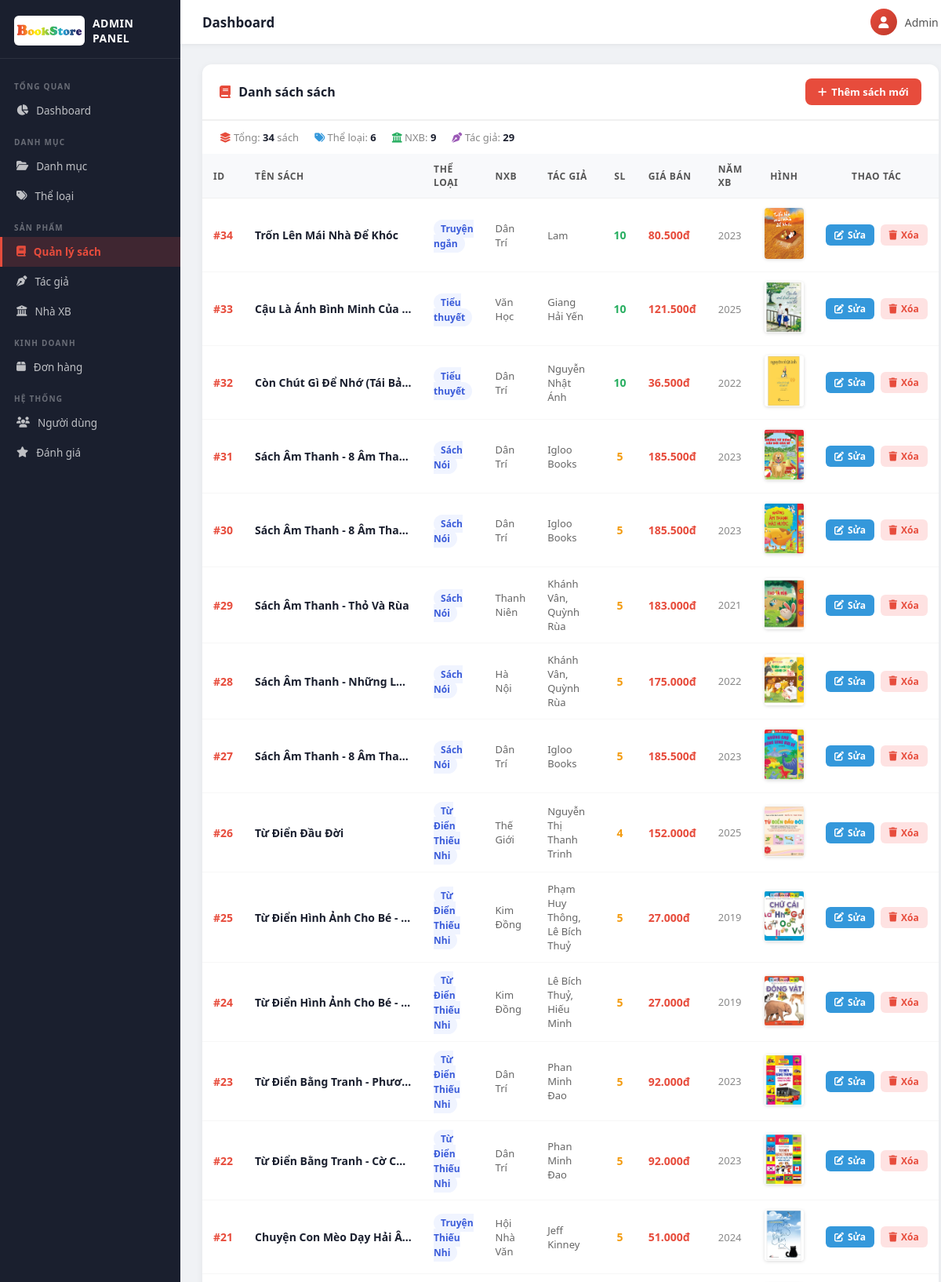
The app's page /index.php?controller=AdminBook&action=index (signed in, upper part) with its own data.
### tables this page shows
CREATE TABLE `sach` (
  `IDSach` int(11) NOT NULL,
  `TenSach` varchar(200) NOT NULL,
  `IDTheLoai` int(11) NOT NULL,
  `IDNXB` int(11) NOT NULL,
  `IDTacGia` int(11) NOT NULL,
  `GiaBan` decimal(12,2) NOT NULL,
  `SoLuong` int(11) NOT NULL,
  `MoTa` text DEFAULT NULL,
  `HinhAnh` varchar(255) DEFAULT NULL,
  `SoTrang` int(11) DEFAULT NULL,
  `NamXB` int(11) DEFAULT NULL,
  `NgayNhap` datetime DEFAULT current_timestamp()
);

CREATE TABLE `theloai` (
  `IDTheLoai` int(11) NOT NULL,
  `TenTheLoai` varchar(100) NOT NULL,
  `IDDanhMuc` int(11) NOT NULL
);

CREATE TABLE `nhaxuatban` (
  `IDNXB` int(11) NOT NULL,
  `TenNXB` varchar(150) NOT NULL,
  `DiaChi` varchar(255) DEFAULT NULL,
  `DienThoai` varchar(15) DEFAULT NULL
);

CREATE TABLE `tacgia` (
  `IDTacGia` int(11) NOT NULL,
  `TenTacGia` varchar(150) NOT NULL,
  `TieuSu` text DEFAULT NULL
);

### controller/AdminBook.php (called while the page is built, shortened)
<?php
require_once "model/ModelAdmin.php";
class AdminBook {
    private $model;
    public function __construct() {
        $this->model = new ModelAdmin();
    }
    public function index() {
        $sachs    = $this->model->getAllSach();
        $theloais = $this->model->getAllTheloai();
        $nxbs     = $this->model->getAllNXB();
        $tacgias  = $this->model->getAllTacgia();
        require_once "view/admin/book/index.php";
    }
}

### view/admin/route.php (called while the page is built, shortened)
<?php
switch ($controller) {
    case 'AdminBook':
        $controller = new AdminBook();
        break;
}
$controller->{$action}();

### model/ModelAdmin.php (called while the page is built, shortened)
<?php
class ModelAdmin extends MasterModel {
    public function getAllSach() {
        $sql = "SELECT sach.*, theloai.TenTheLoai, nhaxuatban.TenNXB, tacgia.TenTacGia
                FROM sach
                LEFT JOIN theloai    ON sach.IDTheLoai = theloai.IDTheLoai
                LEFT JOIN nhaxuatban ON sach.IDNXB     = nhaxuatban.IDNXB
                LEFT JOIN tacgia     ON sach.IDTacGia  = tacgia.IDTacGia
                ORDER BY sach.IDSach DESC";
        return $GLOBALS["connect"]->getList($sql)->fetchAll();
    }
    public function getAllTheloai() {
        $sql = "SELECT theloai.*, danhmuc.TenDanhMuc
                FROM theloai JOIN danhmuc ON theloai.IDDanhMuc=danhmuc.IDDanhMuc
                ORDER BY theloai.IDDanhMuc, theloai.IDTheLoai";
        return $GLOBALS["connect"]->getList($sql)->fetchAll();
    }
    public function getAllTacgia() {
        return $GLOBALS["connect"]->getList("SELECT * FROM tacgia ORDER BY IDTacGia DESC")->fetchAll();
    }
    public function getAllNXB() {
        return $GLOBALS["connect"]->getList("SELECT * FROM nhaxuatban ORDER BY IDNXB ASC")->fetchAll();
    }
}

### config/db.php (called while the page is built, shortened)
<?php
class connect {
    public $db = null;
    public function __construct()
    {
        $this->db = new PDO("mysql:host=localhost;dbname=bansach", "root", "", [
            PDO::MYSQL_ATTR_INIT_COMMAND => "SET NAMES UTF8"
        ]);
    }
    public function getList($sql) {
        return $this->db->query($sql);
    }
}

### view/admin/book/index.php (the view, shortened to what this page needs)
<div class="admin-table-wrap">
    <div class="admin-table-header">
        <h3><i class="fa-solid fa-book" style="color:#e74c3c;margin-right:6px;"></i> Danh sách sách</h3>
        <a href="index.php?controller=AdminBook&action=add" class="btn-add">
            <i class="fa-solid fa-plus"></i> Thêm sách mới
        </a>
    </div>
    <?php if (!empty($sachs)): ?>
    <div style="padding:12px 22px; border-top:1px solid #f0f0f0; font-size:13px; color:#888; display:flex; gap:20px;">
        <span><i class="fa-solid fa-layer-group" style="color:#e74c3c;"></i> Tổng: <b style="color:#1a1f2e;"><?php echo count($sachs); ?></b> sách</span>
        <span><i class="fa-solid fa-tags" style="color:#3498db;"></i> Thể loại: <b style="color:#1a1f2e;"><?php echo count($theloais); ?></b></span>
        <span><i class="fa-solid fa-building-columns" style="color:#27ae60;"></i> NXB: <b style="color:#1a1f2e;"><?php echo count($nxbs); ?></b></span>
        <span><i class="fa-solid fa-pen-nib" style="color:#9b59b6;"></i> Tác giả: <b style="color:#1a1f2e;"><?php echo count($tacgias); ?></b></span>
    </div>
    <?php endif; ?>
    <div style="overflow-x:auto;">
        <table class="admin-tbl">
            <thead>
                <tr>
                    <th style="width:50px;">ID</th>
                    <th>Tên sách</th>
                    <th>Thể loại</th>
                    <th>NXB</th>
                    <th>Tác giả</th>
                    <th style="text-align:center;">SL</th>
                    <th>Giá bán</th>
                    <th>Năm XB</th>
                    <th style="width:80px; text-align:center;">Hình</th>
                    <th style="width:110px; text-align:center;">Thao tác</th>
                </tr>
            </thead>
            <tbody>
                <?php if (empty($sachs)): ?>
                    <tr>
                        <td colspan="10" style="text-align:center; padding:30px; color:#aaa;">
                            Chưa có sách nào trong danh sách.
                        </td>
                    </tr>
                <?php else: ?>
                    <?php foreach ($sachs as $row): ?>
                    <tr>
                        <td><span style="color:#e74c3c; font-weight:700;">#<?php echo (int)$row['IDSach']; ?></span></td>
                        <td>
                            <span style="font-weight:600; color:#1a1f2e; display:block; max-width:200px; white-space:nowrap; overflow:hidden; text-overflow:ellipsis;">
                                <?php echo htmlspecialchars($row['TenSach']); ?>
                            </span>
                        </td>
                        <td>
                            <span style="background:#f0f4ff; color:#3a5bd9; padding:3px 9px; border-radius:12px; font-size:12px; font-weight:600;">
                                <?php echo htmlspecialchars($row['TenTheLoai'] ?? '—'); ?>
                            </span>
                        </td>
                        <td style="font-size:13px; color:#666;"><?php echo htmlspecialchars($row['TenNXB'] ?? '—'); ?></td>
                        <td style="font-size:13px; color:#666;"><?php echo htmlspecialchars($row['TenTacGia'] ?? '—'); ?></td>
                        <td style="text-align:center;">
                            <?php
                            $sl = (int)$row['SoLuong'];
                            $slColor = $sl <= 0 ? '#e74c3c' : ($sl <= 5 ? '#f39c12' : '#27ae60');
                            ?>
                            <span style="font-weight:700; color:<?php echo $slColor; ?>;"><?php echo $sl; ?></span>
                        </td>
                        <td style="font-weight:600; color:#e74c3c; white-space:nowrap;">
                            <?php echo number_format((float)$row['GiaBan'], 0, ',', '.'); ?>đ
                        </td>
                        <td style="font-size:13px; color:#888;"><?php echo htmlspecialchars($row['NamXB'] ?? '—'); ?></td>
                        <td style="text-align:center;">
                            <?php if (!empty($row['HinhAnh'])): ?>
                                <img src="public/images/sach/<?php echo htmlspecialchars($row['HinhAnh']); ?>"
                                     alt="Bìa sách"
                                     style="width:50px; height:65px; object-fit:cover; border-radius:4px; box-shadow:0 1px 4px rgba(0,0,0,.15);">
                            <?php else: ?>
                                <span style="color:#ccc; font-size:12px;">Chưa có</span>
                            <?php endif; ?>
                        </td>
                        <td style="text-align:center; white-space:nowrap;">
                            <a href="index.php?controller=AdminBook&action=edit&param=<?php echo (int)$row['IDSach']; ?>"
                               class="btn-edit">
                                <i class="fa-solid fa-pen-to-square"></i> Sửa
                            </a>
                            <a href="index.php?controller=AdminBook&action=delete&param=<?php echo (int)$row['IDSach']; ?>"
                               class="btn-delete"
                               onclick="return confirm('Xóa sách này? Hành động không thể hoàn tác!')">
                                <i class="fa-solid fa-trash"></i> Xóa
                            </a>
                        </td>
                    </tr>
                    <?php endforeach; ?>
                <?php endif; ?>
            </tbody>
        </table>
    </div>
</div>

### public/backend/css/adminstyle.css (style rules this page uses)
*, *::before, *::after { box-sizing: border-box; margin: 0; padding: 0; }
body { font-family: 'Segoe UI', Arial, sans-serif; background: #f0f2f5; color: #333; display: flex; min-height: 100vh; }
.admin-table-wrap { background: #fff; border-radius: 12px; box-shadow: 0 2px 10px rgba(0,0,0,0.06); margin-bottom: 24px; overflow: hidden; }
.admin-table-header { display: flex; align-items: center; justify-content: space-between; padding: 18px 22px; border-bottom: 1px solid #f0f0f0; }
.admin-table-header h3 { font-size: 16px; font-weight: 700; color: #1a1f2e; margin: 0; }
.admin-tbl { width: 100%; border-collapse: collapse; font-size: 14px; }
.admin-tbl thead th { background: #f8f9fb; color: #555; font-size: 12px; font-weight: 700; text-transform: uppercase; letter-spacing: 0.6px; padding: 11px 14px; text-align: left; border-bottom: 1px solid #f0f0f0; }
.admin-tbl tbody td { padding: 12px 14px; border-bottom: 1px solid #f7f7f7; color: #444; vertical-align: middle; }
.btn-add { display: inline-flex; align-items: center; gap: 6px; background: #e74c3c; color: #fff; border: none; padding: 8px 16px; border-radius: 8px; font-size: 13px; font-weight: 600; text-decoration: none; cursor: pointer; transition: background 0.2s, transform 0.15s; }
.btn-edit { display: inline-flex; align-items: center; gap: 5px; background: #3498db; color: #fff; padding: 5px 11px; border-radius: 6px; font-size: 12px; font-weight: 600; text-decoration: none; transition: background 0.2s; margin-right: 4px; }
.btn-delete { display: inline-flex; align-items: center; gap: 5px; background: #fee2e2; color: #e74c3c; padding: 5px 11px; border-radius: 6px; font-size: 12px; font-weight: 600; text-decoration: none; transition: background 0.2s; }

### records on screen
sach: IDSach "34", TenSach "Trốn Lên Mái Nhà Để Khóc", IDTheLoai.TenTheLoai "Truyện ngắn", IDNXB.TenNXB "Dân Trí", IDTacGia.TenTacGia "Lam", SoLuong "10", GiaBan "80.500", NamXB "2023", HinhAnh (picture)
sach: IDSach "33", TenSach "Cậu Là Ánh Bình Minh Của…", IDTheLoai.TenTheLoai "Tiểu thuyết", IDNXB.TenNXB "Văn Học", IDTacGia.TenTacGia "Giang Hải Yến", SoLuong "10", GiaBan "121.500", NamXB "2025", HinhAnh (picture)
sach: IDSach "32", TenSach "Còn Chút Gì Để Nhớ (Tái Bả…", IDTheLoai.TenTheLoai "Tiểu thuyết", IDNXB.TenNXB "Dân Trí", IDTacGia.TenTacGia "Nguyễn Nhật Ánh", SoLuong "10", GiaBan "36.500", NamXB "2022", HinhAnh (picture)
sach: IDSach "31", TenSach "Sách Âm Thanh - 8 Âm Tha…", IDTheLoai.TenTheLoai "Sách Nói", IDNXB.TenNXB "Dân Trí", IDTacGia.TenTacGia "Igloo Books", SoLuong "5", GiaBan "185.500", NamXB "2023", HinhAnh (picture)
sach: IDSach "30", TenSach "Sách Âm Thanh - 8 Âm Tha…", IDTheLoai.TenTheLoai "Sách Nói", IDNXB.TenNXB "Dân Trí", IDTacGia.TenTacGia "Igloo Books", SoLuong "5", GiaBan "185.500", NamXB "2023", HinhAnh (picture)
sach: IDSach "29", TenSach "Sách Âm Thanh - Thỏ Và Rùa", IDTheLoai.TenTheLoai "Sách Nói", IDNXB.TenNXB "Thanh Niên", IDTacGia.TenTacGia "Khánh Vân, Quỳnh Rùa", SoLuong "5", GiaBan "183.000", NamXB "2021", HinhAnh (picture)
sach: IDSach "28", TenSach "Sách Âm Thanh - Những L…", IDTheLoai.TenTheLoai "Sách Nói", IDNXB.TenNXB "Hà Nội", IDTacGia.TenTacGia "Khánh Vân, Quỳnh Rùa", SoLuong "5", GiaBan "175.000", NamXB "2022", HinhAnh (picture)
sach: IDSach "27", TenSach "Sách Âm Thanh - 8 Âm Tha…", IDTheLoai.TenTheLoai "Sách Nói", IDNXB.TenNXB "Dân Trí", IDTacGia.TenTacGia "Igloo Books", SoLuong "5", GiaBan "185.500", NamXB "2023", HinhAnh (picture)
sach: IDSach "26", TenSach "Từ Điển Đầu Đời", IDTheLoai.TenTheLoai "Từ Điển Thiếu Nhi", IDNXB.TenNXB "Thế Giới", IDTacGia.TenTacGia "Nguyễn Thị Thanh Trinh", SoLuong "4", GiaBan "152.000", NamXB "2025", HinhAnh (picture)
sach: IDSach "25", TenSach "Từ Điển Hình Ảnh Cho Bé -…", IDTheLoai.TenTheLoai "Từ Điển Thiếu Nhi", IDNXB.TenNXB "Kim Đồng", IDTacGia.TenTacGia "Phạm Huy Thông, Lê Bích Thuỷ", SoLuong "5", GiaBan "27.000", NamXB "2019", HinhAnh (picture)
sach: IDSach "24", TenSach "Từ Điển Hình Ảnh Cho Bé -…", IDTheLoai.TenTheLoai "Từ Điển Thiếu Nhi", IDNXB.TenNXB "Kim Đồng", IDTacGia.TenTacGia "Lê Bích Thuỷ, Hiếu Minh", SoLuong "5", GiaBan "27.000", NamXB "2019", HinhAnh (picture)
sach: IDSach "23", TenSach "Từ Điển Bằng Tranh - Phươ…", IDTheLoai.TenTheLoai "Từ Điển Thiếu Nhi", IDNXB.TenNXB "Dân Trí", IDTacGia.TenTacGia "Phan Minh Đao", SoLuong "5", GiaBan "92.000", NamXB "2023", HinhAnh (picture)
sach: IDSach "22", TenSach "Từ Điển Bằng Tranh - Cờ C…", IDTheLoai.TenTheLoai "Từ Điển Thiếu Nhi", IDNXB.TenNXB "Dân Trí", IDTacGia.TenTacGia "Phan Minh Đao", SoLuong "5", GiaBan "92.000", NamXB "2023", HinhAnh (picture)
sach: IDSach "21", TenSach "Chuyện Con Mèo Dạy Hải Â…", IDTheLoai.TenTheLoai "Truyện Thiếu Nhi", IDNXB.TenNXB "Hội Nhà Văn", IDTacGia.TenTacGia "Jeff Kinney", SoLuong "5", GiaBan "51.000", NamXB "2024", HinhAnh (picture)

### other values on screen
$_SESSION['HoTen'] "Admin"
count($sachs) "34"
count($theloais) "6"
count($nxbs) "9"
count($tacgias) "29"
